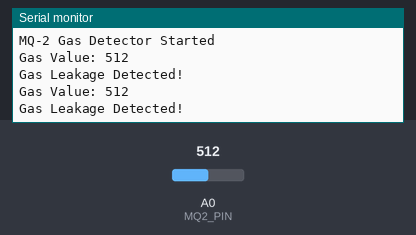
A sketch run on a simulated Arduino Uno, built with avr-gcc and run on an emulated ATmega328P. Shown: the last lines printed to the serial monitor. The inputs (shaded band) are chosen by the test bench; at power-on: A0 (MQ2_PIN) = 512.

Above: at 1.8 s.
1.9 s: A0 (MQ2_PIN) set to 408
At 2.6 s:
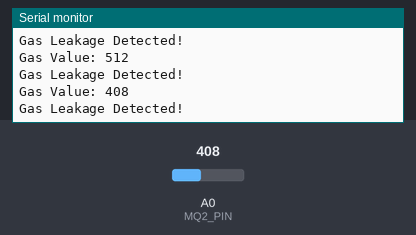
3.4 s: A0 (MQ2_PIN) set to 388
At 4.8 s:
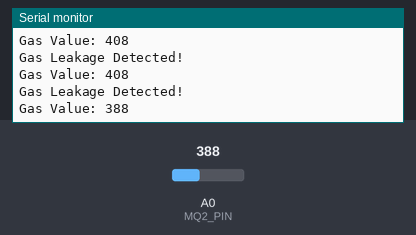
Timing chart, 0 to 6.4 s (numbered marks = the images above; inputs shaded):
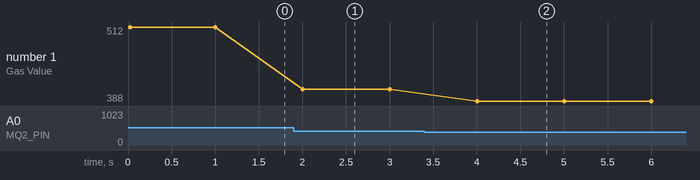

The sketch:

MQ2_ArduinoMega.ino
```cpp
#define MQ2_PIN A0

void setup() {

  Serial.begin(9600);

  pinMode(MQ2_PIN, INPUT);

  Serial.println("MQ-2 Gas Detector Started");
}

void loop() {

  int gasValue = analogRead(MQ2_PIN);

  Serial.print("Gas Value: ");
  Serial.println(gasValue);

  if(gasValue > 400) {

    Serial.println("Gas Leakage Detected!");
  }

  delay(1000);
}
```

Measured:
- the behaviour switches between 401 and 400 on A0 (MQ2_PIN) (found by bisection; images 1 and 2)
- after the input at 1.9 s, the serial monitor: prints a new line after 0.10 s (image 1)
- after the input at 3.4 s, the serial monitor: prints a new line after 0.60 s (image 2)
- plotted number 1: 512 → 408 after the input at 1.9 s, 408 → 388 after the input at 3.4 s
